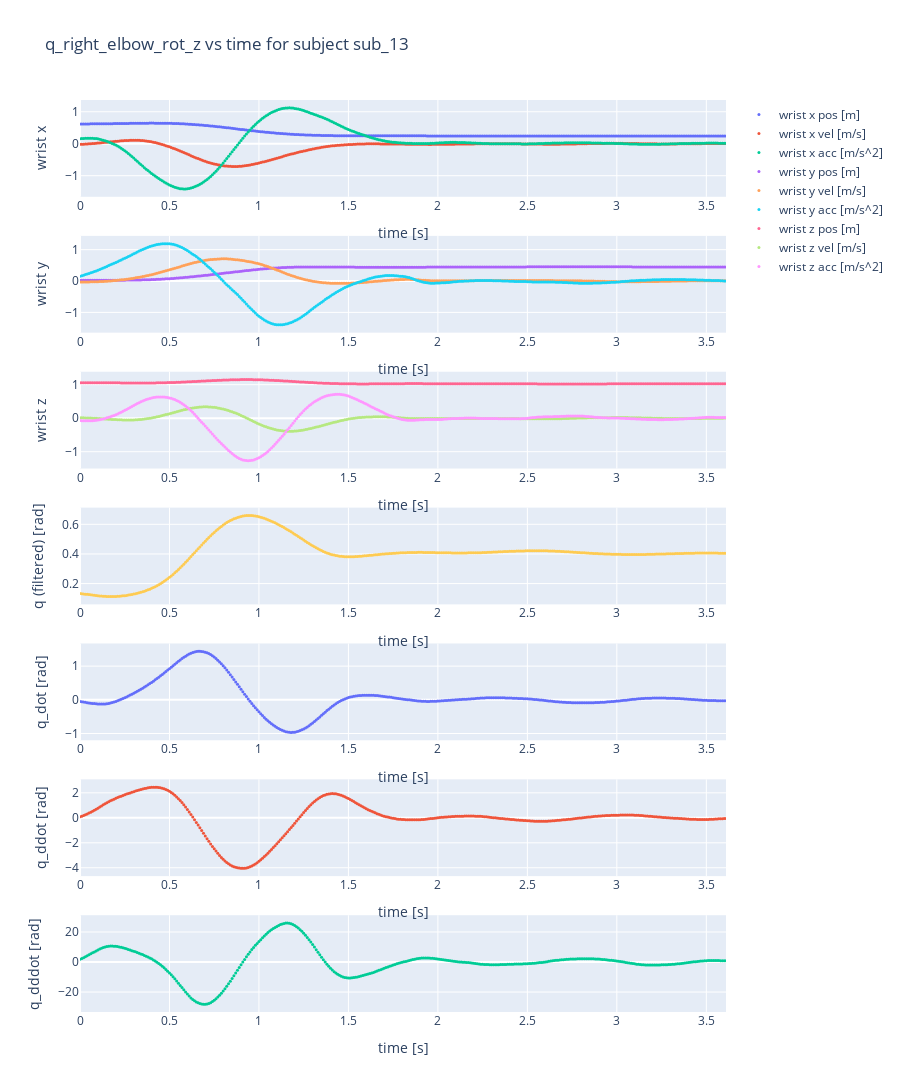

Notebook cell for this chart:
### Markdown cell above
# Exploratory Data Analysis (Visualization)

### Code cell
import numpy as np

# Retrieve data from the training dataset
subject = train_subjects[0]
instruction = selected_instructions[0]
velocity = selected_velocities[0]

print(f"Subject: {subject}, Instruction: {instruction}, Velocity: {velocity}")
data_filter = (train_df["Subject"] == subject) & (train_df["Instruction_id"] == instruction) & (train_df["Velocity"] == velocity)

X_filt = train_df[data_filter][conf_names_filt].values
Xdot = train_df[data_filter][conf_names_vel].values
Xddot = train_df[data_filter][conf_names_acc].values
Xdddot = train_df[data_filter][conf_names_jerk].values
t = train_df[data_filter]["Time"].values
kpt_filt = train_df[data_filter][kpt_names_filt].values
kpt_vel = train_df[data_filter][kpt_names_vel].values
kpt_acc = train_df[data_filter][kpt_names_acc].values

# Select a joint-space variable to plot
var_to_plot = 'q_right_elbow_rot_z'
plot_idx = np.where(np.array(conf_names) == var_to_plot)[0][0]

# Select which cartesian variable to plot (wrist x,y,z position)
plot_idxs_cartesian = None
if 'right' in var_to_plot or 'left' in var_to_plot:
    kpt_number = 4 if 'right' in var_to_plot else 7
    plot_idxs_cartesian = [kpt_names.index(s) for s in [f'human_kp{kpt_number}_x', f'human_kp{kpt_number}_y', f'human_kp{kpt_number}_z']]
else:
    plot_idxs_cartesian = None

plot_differentiation(X_filt, Xdot, Xddot, Xdddot, t,
                     subject, conf_names, 
                     plot_idx, plot_idxs_cartesian,
                     kpt_filt, kpt_vel, kpt_acc)

### Figure 1 — Plotly figure (JSON) as saved in the notebook; plotly's stock layout.template omitted (floating-point values rounded to 4 significant figures; data arrays with more than 128 entries replaced by an {"elided": "..."} marker saying what was removed)
{"data": [{"marker": {"size": 3}, "mode": "markers", "name": "wrist x pos [m]", "showlegend": true, "type": "scatter", "x": {"elided": "362 float values"}, "xaxis": "x", "y": {"elided": "362 float values"}, "yaxis": "y"}, {"marker": {"size": 3}, "mode": "markers", "name": "wrist x vel [m/s]", "showlegend": true, "type": "scatter", "x": {"elided": "362 float values"}, "xaxis": "x", "y": {"elided": "362 float values"}, "yaxis": "y"}, {"marker": {"size": 3}, "mode": "markers", "name": "wrist x acc [m/s^2]", "showlegend": true, "type": "scatter", "x": {"elided": "362 float values"}, "xaxis": "x", "y": {"elided": "362 float values"}, "yaxis": "y"}, {"marker": {"size": 3}, "mode": "markers", "name": "wrist y pos [m]", "showlegend": true, "type": "scatter", "x": {"elided": "362 float values"}, "xaxis": "x2", "y": {"elided": "362 float values"}, "yaxis": "y2"}, {"marker": {"size": 3}, "mode": "markers", "name": "wrist y vel [m/s]", "showlegend": true, "type": "scatter", "x": {"elided": "362 float values"}, "xaxis": "x2", "y": {"elided": "362 float values"}, "yaxis": "y2"}, {"marker": {"size": 3}, "mode": "markers", "name": "wrist y acc [m/s^2]", "showlegend": true, "type": "scatter", "x": {"elided": "362 float values"}, "xaxis": "x2", "y": {"elided": "362 float values"}, "yaxis": "y2"}, {"marker": {"size": 3}, "mode": "markers", "name": "wrist z pos [m]", "showlegend": true, "type": "scatter", "x": {"elided": "362 float values"}, "xaxis": "x3", "y": {"elided": "362 float values"}, "yaxis": "y3"}, {"marker": {"size": 3}, "mode": "markers", "name": "wrist z vel [m/s]", "showlegend": true, "type": "scatter", "x": {"elided": "362 float values"}, "xaxis": "x3", "y": {"elided": "362 float values"}, "yaxis": "y3"}, {"marker": {"size": 3}, "mode": "markers", "name": "wrist z acc [m/s^2]", "showlegend": true, "type": "scatter", "x": {"elided": "362 float values"}, "xaxis": "x3", "y": {"elided": "362 float values"}, "yaxis": "y3"}, {"marker": {"size": 3}, "mode": "markers", "name": "q(t) (filtered)", "showlegend": false, "type": "scatter", "x": {"elided": "362 float values"}, "xaxis": "x4", "y": {"elided": "362 float values"}, "yaxis": "y4"}, {"marker": {"size": 3}, "mode": "markers", "name": "q_dot(t)", "showlegend": false, "type": "scatter", "x": {"elided": "362 float values"}, "xaxis": "x5", "y": {"elided": "362 float values"}, "yaxis": "y5"}, {"marker": {"size": 3}, "mode": "markers", "name": "q_ddot(t)", "showlegend": false, "type": "scatter", "x": {"elided": "362 float values"}, "xaxis": "x6", "y": {"elided": "362 float values"}, "yaxis": "y6"}, {"marker": {"size": 3}, "mode": "markers", "name": "q_dddot(t)", "showlegend": false, "type": "scatter", "x": {"elided": "362 float values"}, "xaxis": "x7", "y": {"elided": "362 float values"}, "yaxis": "y7"}], "layout": {"height": 1500, "title": {"text": "q_right_elbow_rot_z vs time for subject sub_13"}, "xaxis": {"anchor": "y", "domain": [0, 1], "matches": "x7", "range": [0, 3.61], "showticklabels": true, "title": {"text": "time [s]"}}, "xaxis2": {"anchor": "y2", "domain": [0, 1], "matches": "x7", "range": [0, 3.61], "showticklabels": true, "title": {"text": "time [s]"}}, "xaxis3": {"anchor": "y3", "domain": [0, 1], "matches": "x7", "range": [0, 3.61], "showticklabels": true, "title": {"text": "time [s]"}}, "xaxis4": {"anchor": "y4", "domain": [0, 1], "matches": "x7", "range": [0, 3.61], "showticklabels": true, "title": {"text": "time [s]"}}, "xaxis5": {"anchor": "y5", "domain": [0, 1], "matches": "x7", "range": [0, 3.61], "showticklabels": true, "title": {"text": "time [s]"}}, "xaxis6": {"anchor": "y6", "domain": [0, 1], "matches": "x7", "range": [0, 3.61], "showticklabels": true, "title": {"text": "time [s]"}}, "xaxis7": {"anchor": "y7", "domain": [0, 1], "range": [0, 3.61], "showticklabels": true, "title": {"text": "time [s]"}}, "yaxis": {"anchor": "x", "domain": [0.8939, 1], "title": {"text": "wrist x"}}, "yaxis2": {"anchor": "x2", "domain": [0.7449, 0.851], "title": {"text": "wrist y"}}, "yaxis3": {"anchor": "x3", "domain": [0.5959, 0.702], "title": {"text": "wrist z"}}, "yaxis4": {"anchor": "x4", "domain": [0.4469, 0.5531], "title": {"text": "q (filtered) [rad]"}}, "yaxis5": {"anchor": "x5", "domain": [0.298, 0.4041], "title": {"text": "q_dot [rad]"}}, "yaxis6": {"anchor": "x6", "domain": [0.149, 0.2551], "title": {"text": "q_ddot [rad]"}}, "yaxis7": {"anchor": "x7", "domain": [0, 0.1061], "title": {"text": "q_dddot [rad]"}}}}
